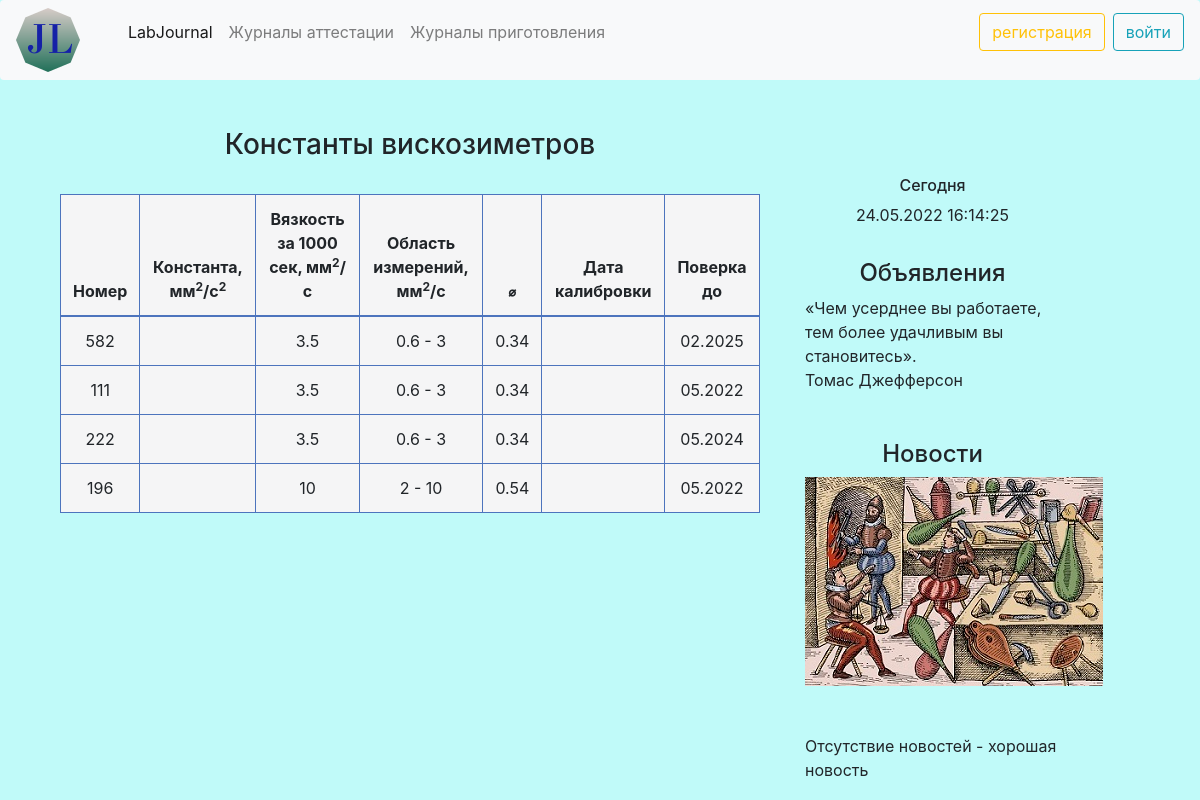
Screenshot of /viscosimetersKonstants/ with the database file from the repository.
### viscosimeters/models.py (models this page shows, shortened)
class Viscosimeters(models.Model):
    serialNumber = models.CharField('Заводской номер', max_length=30)
    viscosimeterType = models.ForeignKey(ViscosimeterType,  verbose_name='Диаметр',
                                 on_delete=models.PROTECT)
    datePov = models.DateField('Дата  поверки', auto_now_add=True)
    datePovDedlain = models.DateField('Дата окончания поверки')
    Manufacturer = models.ForeignKey(Manufacturer, verbose_name='Производитель', on_delete=models.CASCADE)
    status = models.ForeignKey(Status, verbose_name='Статус', on_delete=models.CASCADE)
    class Meta:
        verbose_name = 'Вискозиметр'
        verbose_name_plural = 'Вискозиметры'

class ViscosimeterType(models.Model):
    pairNumber = models.CharField('Номер пары', max_length=100)
    diameter = models.CharField('Диаметр', max_length=5)
    viscosity1000 = models.CharField('Вязкость за 1000 сек, сСт', max_length=30)
    range = models.CharField('Область измерений, сСт', max_length=30)
    type = models.CharField('Тип', max_length=30, default='ВПЖ-1')
    intervalVerification = models.CharField('Межповерочный интервал', max_length=30, default='4 года')
    create_at = models.DateTimeField(auto_now_add=True, verbose_name='Дата создания')
    update_at = models.DateTimeField(auto_now=True, verbose_name='Дата обновления')
    class Meta:
        verbose_name = 'Тип вискозиметра'
        verbose_name_plural = 'Типы вискозиметров'

### viscosimeters/views.py (the view)
# urls.py: path('viscosimetersKonstants/', views.ViscosimetersKonstantsView.as_view(), name='viscosimetersKonstants'),
class ViscosimetersKonstantsView(View):
    def get(self, request):
        ViscosimetersObjects = Viscosimeters.objects.order_by('viscosimeterType_id')
        return render(request, 'viscosimeters/viscosimetersKonstants.html', {'ViscosimetersObjects': ViscosimetersObjects})

### viscosimeters/templates/viscosimeters/viscosimetersKonstants.html (shortened to what this page needs)
{% extends 'main/base.html' %}
{% block content %}
    <div style="text-align: center;"><h3>Константы вискозиметров</h3></div>
<br>
<table class="table table-bordered">
<thead>
    <tr>
      <th> <div style="text-align: center;"> Номер </div></th>
      <th> <div style="text-align: center;"> Константа, мм<sup>2</sup>/с<sup>2</sup> </div></th>
      <th> <div style="text-align: center;"> Вязкость за 1000 сек, мм<sup>2</sup>/с </div></th>
      <th> <div style="text-align: center;"> Область измерений, мм<sup>2</sup>/с </div></th>
      <th> <div style="text-align: center;"> ⌀ </div></th>
      <th> <div style="text-align: center;"> Дата калибровки </div></th>
      <th> <div style="text-align: center;"> Поверка до </div></th>
    </tr>
  </thead>
  <tbody>
{% for type in ViscosimetersObjects %}
    <tr>
      <td align="center"> {{ type.serialNumber }}</td>
      <td align="center">{{ type.Kalibration.konstant }}</td>
      <td align="center">{{ type.viscosimeterType.viscosity1000 }}</td>
      <td align="center">{{ type.viscosimeterType.range }}</td>
      <td align="center">{{ type.viscosimeterType.diameter }}</td>
      <td align="center"></td>
      <td align="center">{{ type.datePovDedlain|date:"m.Y" }}</td>
    </tr>
{% endfor %}
  </tbody>
</table>
{% endblock %}

### main/static/main/css/main.css (style rules this page uses)
body { background: rgba(123, 245, 244, 0.47); }
.table-bordered td, .table-bordered th { border-color: #4d74bd !important; background-color: rgb(245, 245, 246) !important; }

### rows the page displays
Viscosimeters: serialNumber "582", viscosimeterType.viscosity1000 "3.5", viscosimeterType.range "0.6 - 3", viscosimeterType.diameter "0.34", datePovDedlain "02.2025"
Viscosimeters: serialNumber "111", viscosimeterType.viscosity1000 "3.5", viscosimeterType.range "0.6 - 3", viscosimeterType.diameter "0.34", datePovDedlain "05.2022"
Viscosimeters: serialNumber "222", viscosimeterType.viscosity1000 "3.5", viscosimeterType.range "0.6 - 3", viscosimeterType.diameter "0.34", datePovDedlain "05.2024"
Viscosimeters: serialNumber "196", viscosimeterType.viscosity1000 "10", viscosimeterType.range "2 - 10", viscosimeterType.diameter "0.54", datePovDedlain "05.2022"
